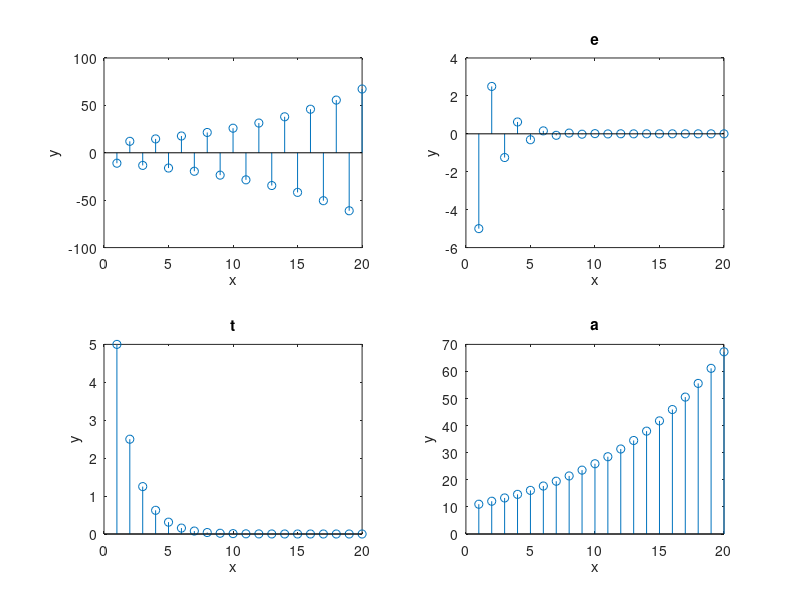

This figure's MATLAB source:
figure;
title('Ex 01 : A');
hold on;

% Different beta values
b = [-1.1, -0.5, 0.5, 1.1];
n = 1:20;

for idx = 1:4
  x = 10 * (b(idx).^n);
  subplot(2, 2, idx);
  stem(n, x);
  xlabel('x');
  ylabel('y');
  labels = ["\beta < -1", "-1 < \beta < 0", "0 < \beta < 1","1 < \beta"];
  title(labels(idx));
end

